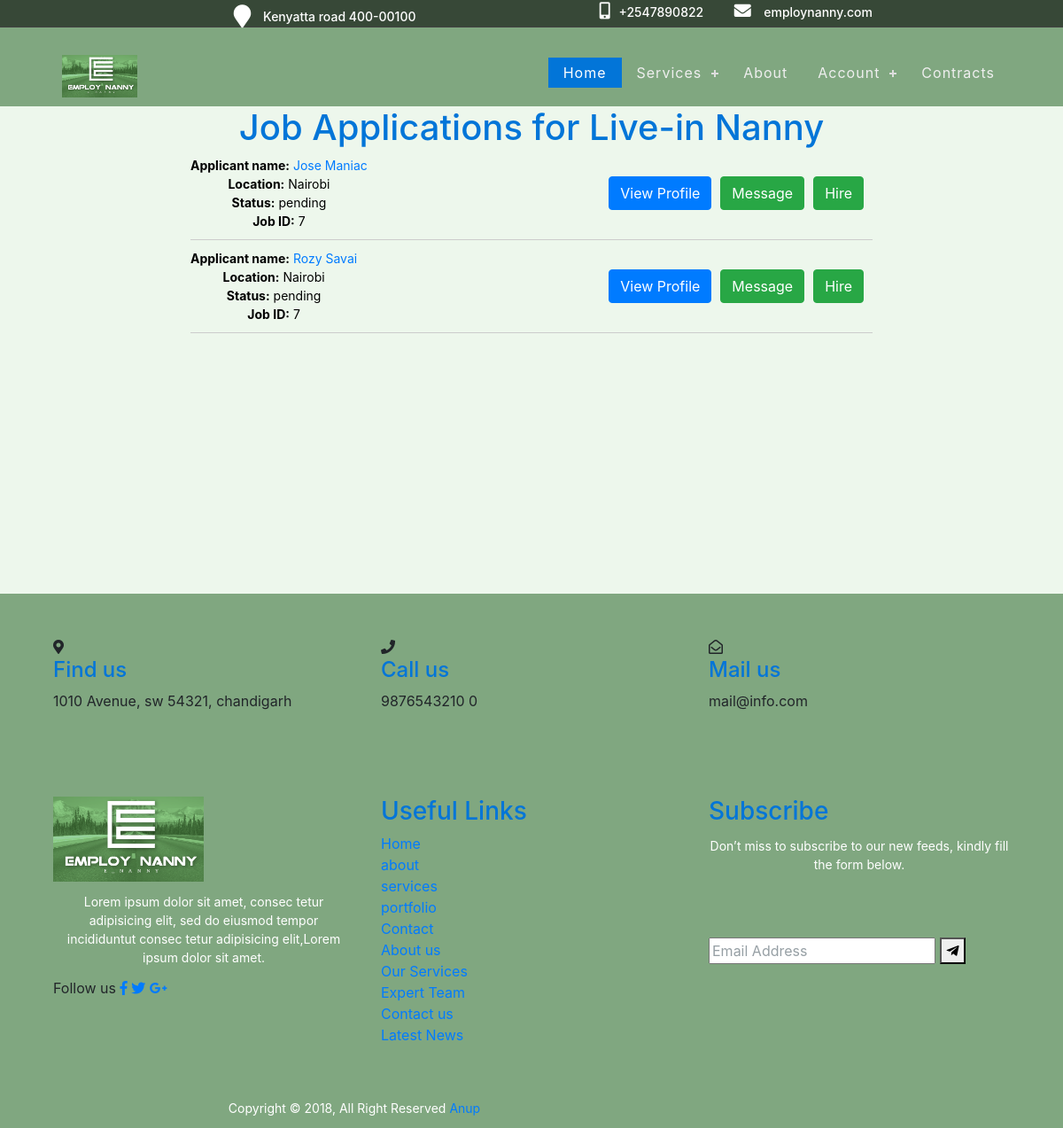
/jobs/7/applications/ (signed in), run on an earlier commit of the app's database.
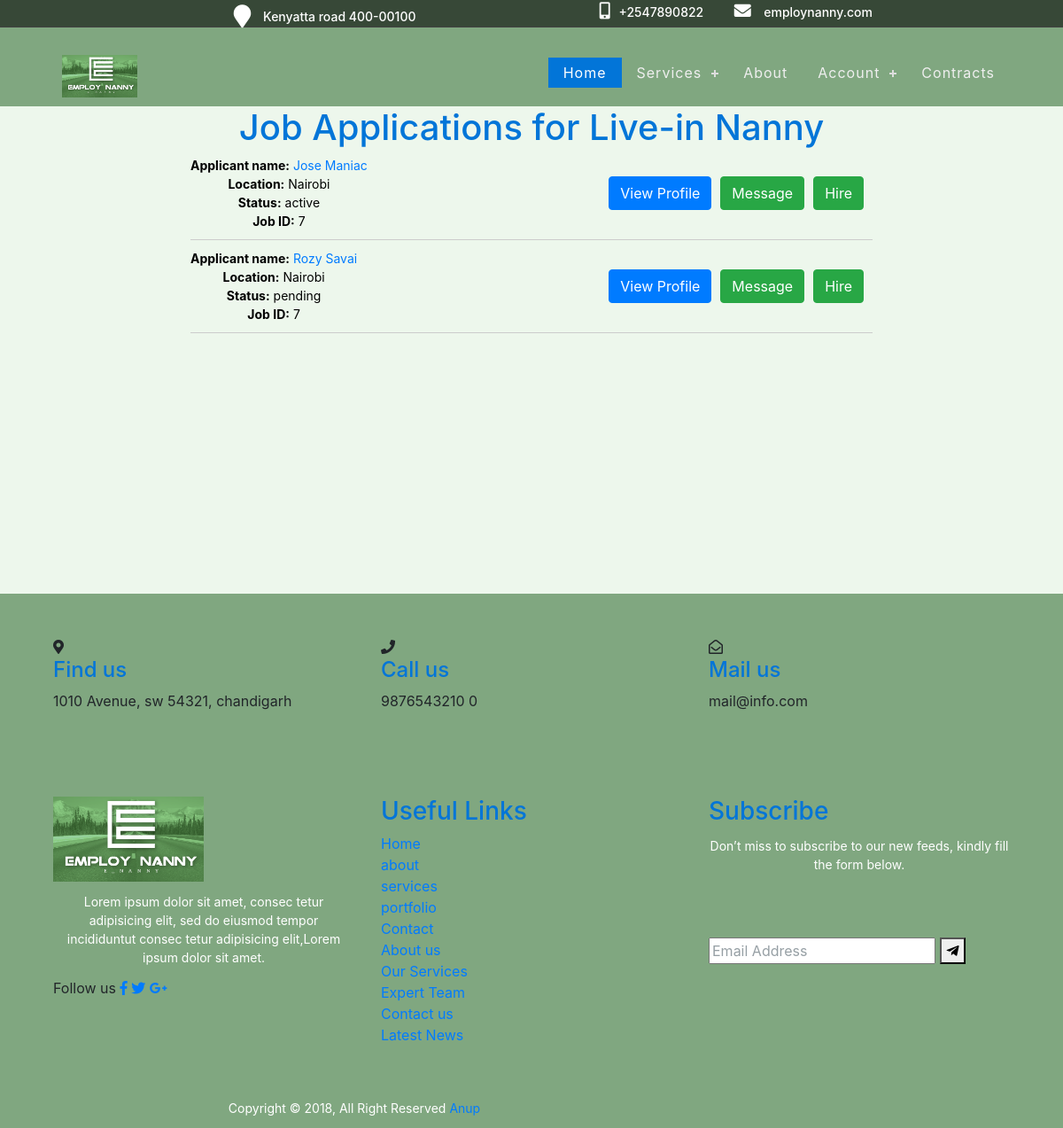
And on a later commit of the database.
### jobapp/models.py (models this page shows, shortened)
class JobApplication(models.Model):
    job = models.ForeignKey(jobModel, on_delete=models.CASCADE)
    nanny = models.ForeignKey(NannyDetails, on_delete=models.CASCADE)
    status = models.CharField(
        max_length=20, choices=CONTRACT_STATUS, default='pending')
    notes = models.TextField(blank=True)

### users/models.py (models this page shows, shortened)
class NannyDetails(models.Model):
    user = models.OneToOneField(User, on_delete=models.CASCADE)
    first_name = models.CharField(max_length=100)
    last_name = models.CharField(max_length=100)
    phone = models.IntegerField(default=0)
    city = models.CharField(max_length=100)
    address = models.CharField(max_length=200)
    id_number = models.IntegerField(default=0)
    level_of_education = models.CharField(
        max_length=100, choices=HIGHEST_LEVEL_EDUCATION)
    recommendation_letter = models.FileField(
        upload_to='recommendations/', null=True)
    nationality = models.CharField(max_length=100)
    availability = models.CharField(
        max_length=100, choices=AVAILABILITY_CHOICES)
    language = models.CharField(max_length=200)
    date_joined = models.DateTimeField(auto_now_add=True)
    years_of_experience = models.IntegerField(default=0)
    description = models.TextField(blank=True)
    image = models.ImageField(default='default.jpg',
                              upload_to='nanny_profile_pics')

### jobapp/views.py (the view)
@login_required
def job_applications(request, job_id):
    job = jobModel.objects.get(id=job_id)
    job_applications = JobApplication.objects.filter(job=job)
    context = {'job': job, 'job_applications': job_applications}
    return render(request, 'jobapp/job_applications.html', context)

### jobapp/templates/jobapp/job_applications.html (shortened to what this page needs)
{% extends 'jobapp/base.html' %}
{% block content %}
{% load static %}
<div class="container status-height">
    <h1>Job Applications for {{ job.category }}</h1>
    {% if job_applications %}
    <ul>
        {% for application in job_applications %}
        <li class="applicant-row">
            <div class="applicant-info">
                <p>
                    <strong>Applicant name:</strong> <a href="{% url 'nanny_profile' nanny_id=application.nanny.id %}">{{ application.nanny.first_name }} {{ application.nanny.last_name }}</a><br>
                    <strong>Location:</strong> {{ application.nanny.city }}<br>
                    <strong>Status:</strong> {{ application.status }}<br>
                    <strong>Job ID:</strong> {{ job.id }}<br>
                </p>
                <div class="action-buttons">
                    <button type="button" class="btn btn-primary"><a href="{% url 'nanny_profile' nanny_id=application.nanny.id %}" style="color:white">View Profile</a></button>
                    <button type="button" class="btn btn-success">Message</button>
<a href="{% url 'create_contract' application_id=application.id %}">
  <button type="button" class="btn btn-success">Hire</button>
</a>
         </div>
            </div>
        </li>
        {% endfor %}
    </ul>
    {% else %}
    <p>No job applications found.</p>
    {% endif %}
</div>
{% endblock content %}

What changed in the data, as far as the page shows it:
changed JobApplication "Jose": status "pending" → "active"
